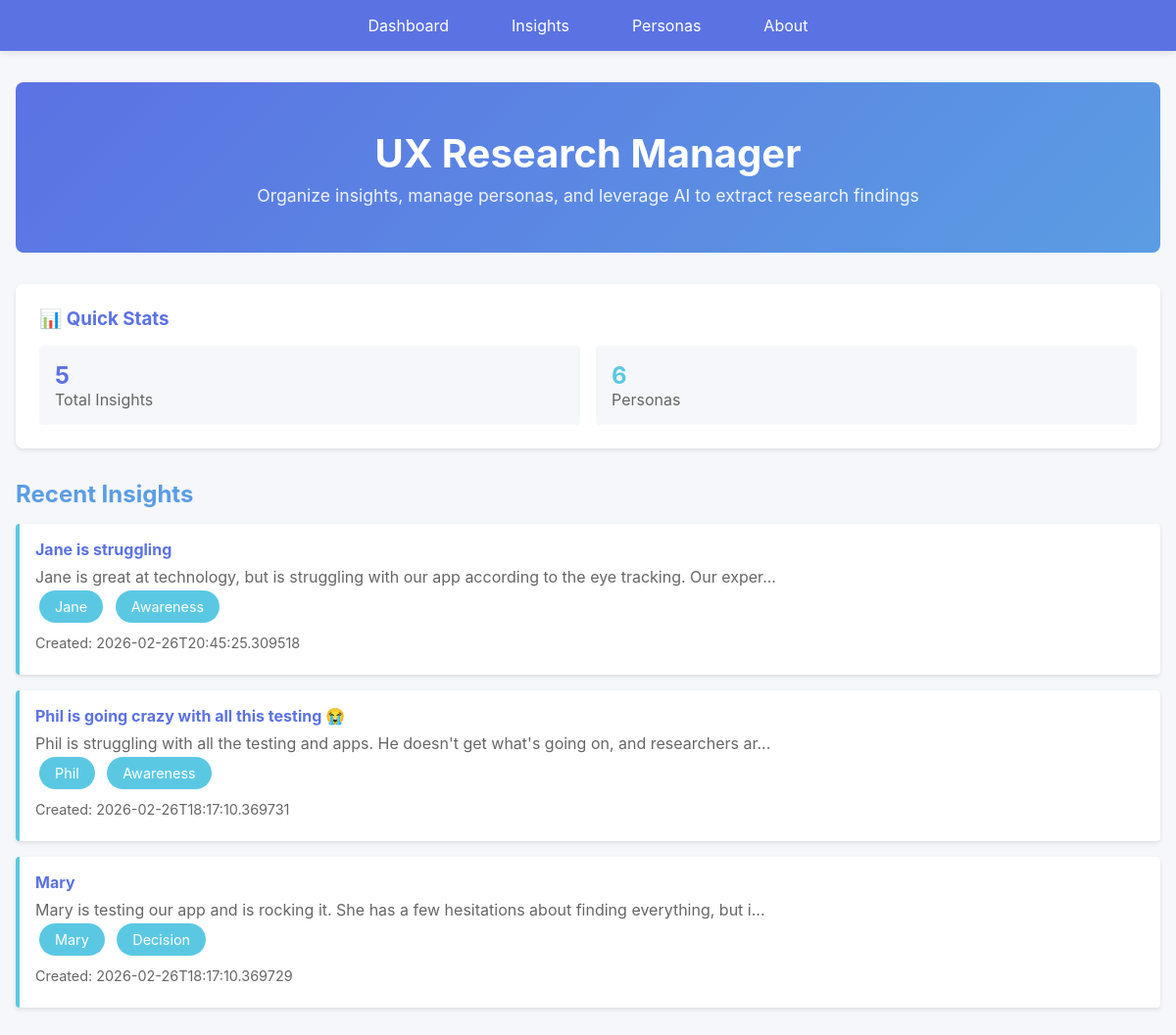
Before: / with the older database file.
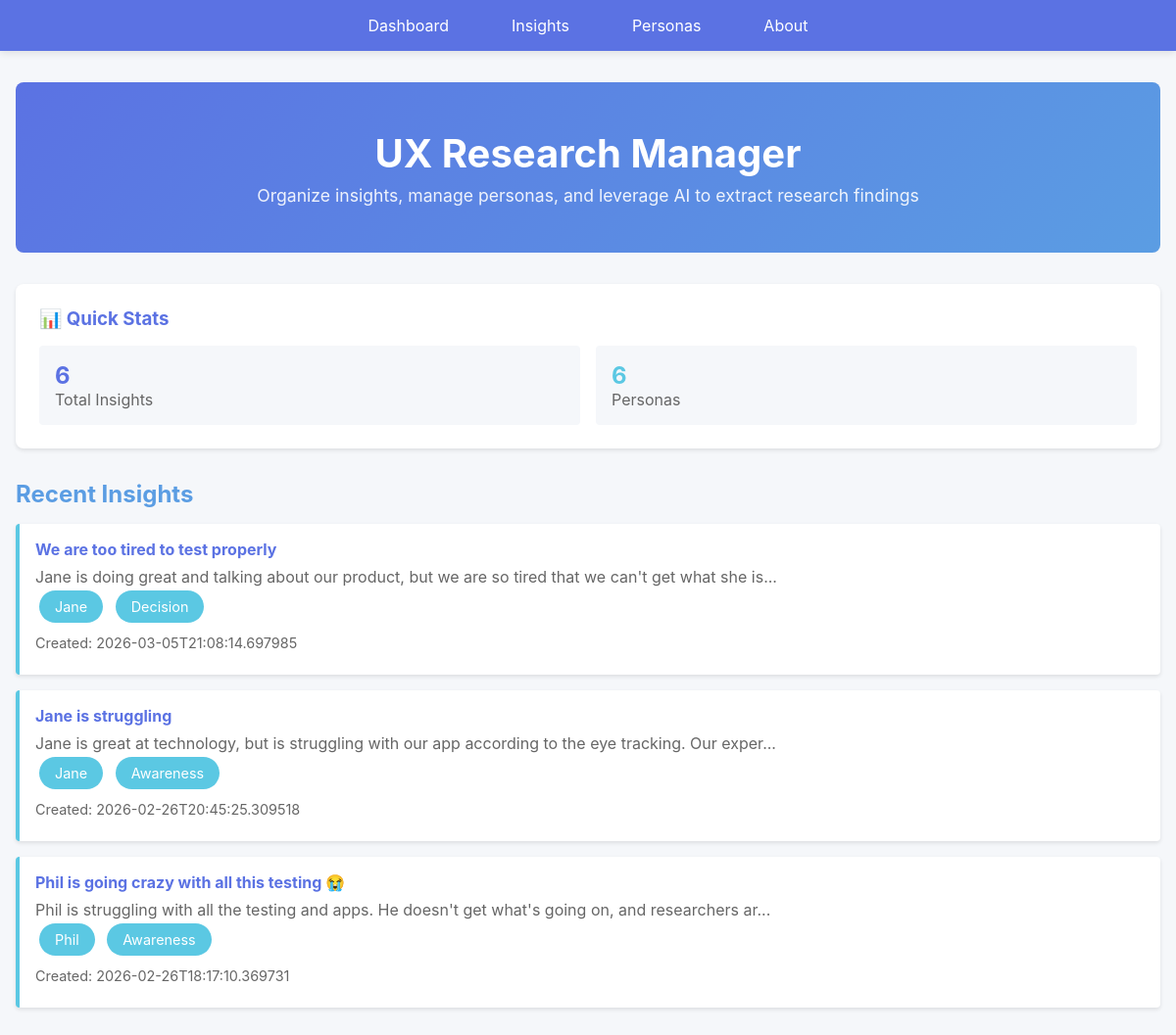
After: the same page with the newer database file.
### models.py (models this page shows, shortened)
class Insight(db.Model):
    __tablename__ = 'insights'
    id = db.Column(db.Integer, primary_key=True)
    title = db.Column(db.String(200), nullable=False)
    description = db.Column(db.Text, nullable=False)
    persona_id = db.Column(db.Integer, db.ForeignKey('personas.id'), nullable=True)
    journey_stage = db.Column(db.String(100), nullable=True)
    timestamp = db.Column(db.DateTime, nullable=False, default=datetime.utcnow)
    ai_summary = db.Column(db.Text, nullable=True)
    def to_dict(self):
        return {
            'id': self.id,
            'title': self.title,
            'description': self.description,
            'persona_id': self.persona_id,
            'persona_name': self.persona.name if self.persona else None,
            'journey_stage': self.journey_stage,
            'timestamp': self.timestamp.isoformat() if self.timestamp else None,
            'ai_summary': self.ai_summary
        }

class Persona(db.Model):
    __tablename__ = 'personas'
    id = db.Column(db.Integer, primary_key=True)
    name = db.Column(db.String(200), nullable=False)
    description = db.Column(db.Text, nullable=False)
    timestamp = db.Column(db.DateTime, nullable=False, default=datetime.utcnow)
    insights = db.relationship('Insight', backref='persona', lazy=True, cascade='all, delete-orphan')

### web_app.py (the view)
@app.route('/')
def dashboard():
    insights = Insight.query.order_by(Insight.timestamp.desc()).all()
    personas = Persona.query.all()
    recent_insights = []
    for insight in insights[:3]:  # First 3 (most recent)
        insight_dict = insight.to_dict()
        recent_insights.append(insight_dict)
    return render_template(
        'dashboard.html',
        colors=COLORS,
        insights_count=len(insights),
        personas_count=len(personas),
        recent_insights=recent_insights
    )

### templates/dashboard.html
{% extends "base.html" %}
{% block content %}
<div class="hero">
    <h1>UX Research Manager</h1>
    <p>Organize insights, manage personas, and leverage AI to extract research findings</p>
</div>
<div class="filter-section">
    <h3>📊 Quick Stats</h3>
    <div style="display: grid; grid-template-columns: repeat(auto-fit, minmax(150px, 1fr)); gap: 1rem;">
        <div style="padding: 1rem; background: #f5f7fa; border-radius: 4px;">
            <div style="font-size: 1.5rem; font-weight: bold; color: var(--royal-blue);">{{ insights_count }}</div>
            <div style="color: #666;">Total Insights</div>
        </div>
        <div style="padding: 1rem; background: #f5f7fa; border-radius: 4px;">
            <div style="font-size: 1.5rem; font-weight: bold; color: var(--sky-blue);">{{ personas_count }}</div>
            <div style="color: #666;">Personas</div>
        </div>
    </div>
</div>
<h2>Recent Insights</h2>
{% if recent_insights %}
<div class="insights-list">
    {% for insight in recent_insights %}
    <div class="insight-item">
        <h4>{{ insight.title }}</h4>
        <p style="color: #666;">{{ insight.description[:100] }}...</p>
        {% if insight.persona_id %}
        <span class="chip">{{ insight.persona_name }}</span>
        {% endif %}
        {% if insight.journey_stage %}
        <span class="chip">{{ insight.journey_stage }}</span>
        {% endif %}
        <div class="meta">Created: {{ insight.timestamp }}</div>
    </div>
    {% endfor %}
</div>
{% else %}
<div class="empty-state">
    <p>No insights yet. <a href="/insights" style="color: var(--royal-blue);">Create one!</a></p>
</div>
{% endif %}
{% endblock %}

### templates/base.html (shortened to what this page needs)
<!DOCTYPE html>
<html lang="en">
<head>
    <link rel="stylesheet" href="{{ url_for('static', filename='style.css') }}">
</head>
<body>
    <nav>
        <ul>
            <li><a href="/">Dashboard</a></li>
            <li><a href="/insights">Insights</a></li>
            <li><a href="/personas">Personas</a></li>
            <li><a href="/about">About</a></li>
        </ul>
    </nav>
    <div class="container">
        {% block content %}{% endblock %}
    </div>
</body>
</html>

### static/style.css (style rules this page uses)
* { margin: 0; padding: 0; box-sizing: border-box; }
body { font-family: -apple-system, BlinkMacSystemFont, 'Segoe UI', Roboto, Oxygen, Ubuntu, Cantarell, sans-serif; background-color: #f5f7fa; color: #333; }
nav { background-color: var(--royal-blue); padding: 1rem 0; box-shadow: 0 2px 8px rgba(0,0,0,0.1); position: sticky; top: 0; z-index: 100; }
nav ul { list-style: none; display: flex; justify-content: center; gap: 2rem; max-width: 1200px; margin: 0 auto; padding: 0 1rem; }
nav a { color: white; text-decoration: none; padding: 0.5rem 1rem; border-radius: 4px; transition: background-color 0.3s; }
.container { max-width: 1200px; margin: 0 auto; padding: 2rem 1rem; }
h1 { color: var(--royal-blue); margin-bottom: 2rem; text-align: center; }
h2 { color: var(--medium-blue); margin: 1.5rem 0 1rem 0; }
.chip { display: inline-block; background-color: var(--sky-blue); color: white; padding: 0.5rem 1rem; border-radius: 20px; margin: 0.25rem; font-size: 0.9rem; }
.filter-section { background: var(--white); padding: 1.5rem; border-radius: 8px; margin-bottom: 2rem; box-shadow: 0 2px 4px rgba(0,0,0,0.1); }
.filter-section h3 { color: var(--royal-blue); margin-bottom: 1rem; }
.insights-list, .personas-list { display: grid; grid-template-columns: 1fr; gap: 1rem; }
.insight-item, .persona-item { background: var(--white); padding: 1rem; border-left: 4px solid var(--sky-blue); border-radius: 4px; box-shadow: 0 2px 4px rgba(0,0,0,0.1); }
.insight-item h4, .persona-item h4 { color: var(--royal-blue); margin-bottom: 0.5rem; }
.meta { color: #666; font-size: 0.9rem; margin: 0.5rem 0; }
.hero { text-align: center; padding: 3rem 1rem; background: linear-gradient(135deg, var(--royal-blue) 0%, var(--medium-blue) 100%); color: white; border-radius: 8px; margin-bottom: 2rem; }
.hero h1 { color: white; font-size: 2.5rem; margin-bottom: 0.5rem; }
.hero p { font-size: 1.1rem; opacity: 0.9; }

Changed rows visible on the page:
no longer on this page (row unchanged): Insight: title "Mary", description "Mary is testing our app and is rocking it. She has a few hesitations about finding everything, but i", journey_stage "Decision"
no longer on this page (row unchanged): Persona: persona_name "Mary"
added Insight: title "We are too tired to test properly", description "Jane is doing great and talking about our product, but we are so tired that we can't get what she is", journey_stage "Decision"
Other visible differences:
{{ insights_count }}: "5" → "6"
new list line: "... Created: 2026-03-05T21:08:14.697985"
new list line: "Jane"
list line gone: "... Created: 2026-02-26T18:17:10.369729"
